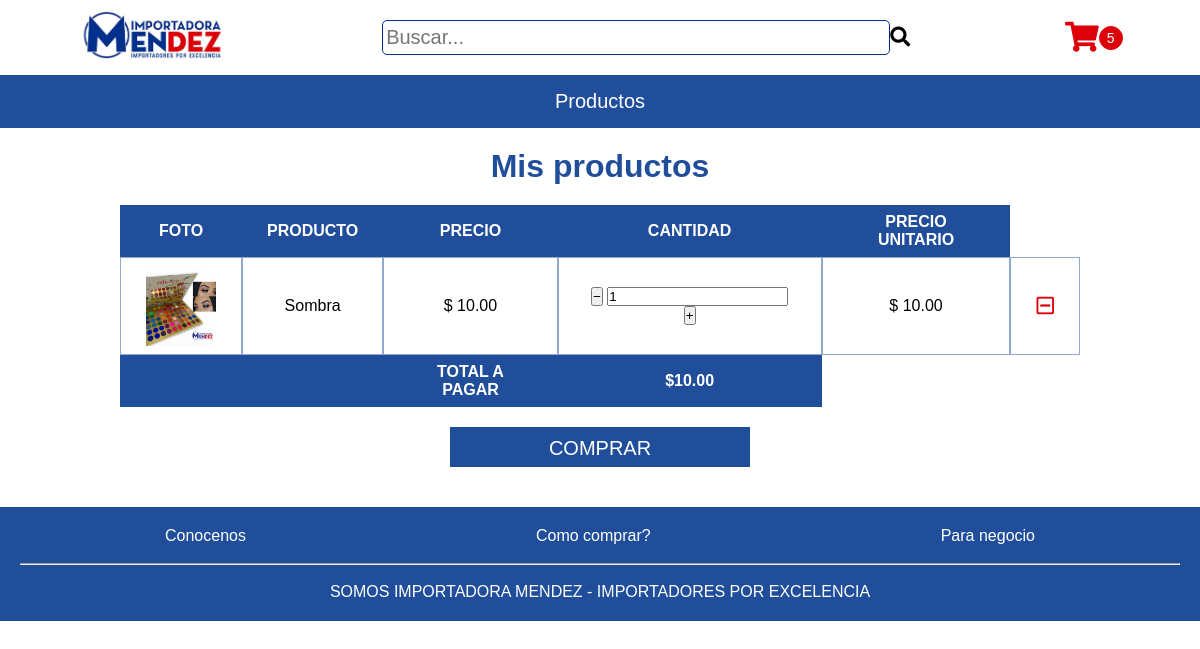
The app's page /cart.php?id=1 with its own data.
### tables this page shows
CREATE TABLE `producto` (
  `codigoProducto` int(11) NOT NULL,
  `nombreProducto` varchar(45) DEFAULT NULL,
  `descripcionProducto` longtext DEFAULT NULL,
  `precioProducto` double DEFAULT NULL,
  `cantidadProducto` int(11) DEFAULT NULL,
  `marcaProducto` varchar(45) DEFAULT NULL,
  `CATEGORIA_codigoCategoria` int(11) NOT NULL,
  `fotoProducto` varchar(500) DEFAULT NULL
);

### config/sql_class.php (called while the page is built, shortened)
<?php
    class sql_class{
        private $bd;
        public function __construct() {
            $this->bd = new mysqli(SERVIDOR, USUARIO, CLAVE, BDD);
            $this->bd->set_charset('utf8');
        }
        public function ConsultarIdProducto($cod_pro){
            $resultado = $this->bd->query("SELECT * FROM producto WHERE codigoProducto = '$cod_pro'");
            return $resultado;
        }
    }
?>

### cart.php (the view, shortened to what this page needs)
<?php
    require_once 'config/sql_class.php';
    $cart_class = new sql_class();
   $id = $_GET['id'];
    if (isset($_SESSION['car'])){
        $arreglo = $_SESSION['car'];
        $find=false;
        $num = 0;
        for($i=0; $i<count($arreglo); $i++){
            if($arreglo[$i]['Codigo'] == $id){
                $find = true;
                $num = $i;
            }
        }
        if($find == true){
            $arreglo[$num]['Cantidad']=$arreglo[$num]['Cantidad']+1;
            $_SESSION['car']=$arreglo;
        }else{
            $nombre = "";
            $precio = "";
            $foto = "";
            $result = $cart_class-> ConsultarIdProducto($id);
            $fila = mysqli_fetch_row($result);
            $nombre = $fila[1];
            $precio = $fila[3];
            $foto = $fila[7];
            $newArreglo = array(
                'Codigo' => $id,
                'Nombre' => $nombre,
                'Precio' => $precio,
                'Foto' => $foto,
                'Cantidad' => 1
            );
            array_push($arreglo, $newArreglo);
            $_SESSION['car'] = $arreglo;
        }
    }else{
        if(isset($_GET['id'])){
            $result = $cart_class-> ConsultarIdProducto($id);
            $fila = mysqli_fetch_row($result);
            $nombre = $fila[1];
            $precio = $fila[3];
            $foto = $fila[7];
            $arreglo[] = array(
                'Codigo' => $id,
                'Nombre' => $nombre,
                'Precio' => $precio,
                'Foto' => $foto,
                'Cantidad' => 1
            );
        }
    }
?>
<!DOCTYPE html>
<html lang="en">
<head>
    <link rel="stylesheet" href="src/assets/style/general.css">
    <link rel="stylesheet" href="src/assets/style/cart.css">
    <link rel="stylesheet" href="src/assets/style/footer.css">
    <link rel="stylesheet" href="src/assets/style/menu.css">
<link rel="stylesheet" href="https://use.fontawesome.com/releases/v5.6.3/css/all.css">
</head>
<body>
    <?php
        require_once 'src/include/menu.php'
    ?>
    <div id="content">
    <h1>Mis productos</h1>
<table>
    <thead>
        <th>FOTO</th>
        <th>PRODUCTO</th>
        <th>PRECIO</th>
        <th>CANTIDAD</th>
        <th>PRECIO UNITARIO</th>
    </thead>
    <tbody>
    <?php
    $preciott = 0;
    if(isset($_SESSION['car'])){
            $arregloCart = $_SESSION['car'];
            for($i=0; $i<count($arregloCart);$i++){
    $preciott = $preciott + ($arregloCart[$i]['Precio'] * $arregloCart[$i]['Cantidad']);
    ?>
        <tr>
            <td><img id="img-tab" src="src/assets/img/catalogo/<?php  echo $arregloCart[$i]['Foto'] ?>" alt="foto producto"></td>
            <td> <?php echo $arregloCart[$i]['Nombre']; ?> </td>
            <td> $ <?php echo number_format($arregloCart[$i]['Precio'], 2 , '.', ''); ?></td>
            <td>
                <button>&minus;</button>
                <input id="txtCant" type="text" value="<?php echo $arregloCart[$i]['Cantidad']; ?>" class="txtCantidad" data-precio="<?php echo $arregloCart[$i]['Precio'];?>" data-id="<?php echo $arregloCart[$i]['Codigo']; ?>">
                <button>&plus;</button>
            </td>
            <td class="cant<?php echo $arregloCart[$i]['Codigo'];?>">
                $ <?php echo number_format($arreglo[$i]['Precio'] * $arreglo[$i]['Cantidad'], 2, '.', '')?></td>
            <td><a href="#" id="delete" data-id="<?php echo $arregloCart[$i]['Codigo'];?> "><i class="far fa-minus-square" ></i></a></td>
        </tr>
    <?php } } ?>
    </tbody>
    <tfoot>
        <tr>
            <th></th>
            <th></th>
            <th>TOTAL A PAGAR</th>
            <th>$<?php echo number_format($preciott, 2, '.', '') ?></th>
        </tr>
    </tfoot>
</table>
<a href="page-compra.php" id='btn-comprar'>COMPRAR</a>
    </div>
    <?php
        require_once 'src/include/footer.php'
    ?>
</body>
</html>

### src/assets/style/general.css (style rules this page uses)
* { margin: 0; padding: 0; font-family: Arial, Helvetica, sans-serif; }

### src/assets/style/cart.css (style rules this page uses)
h1 { text-align: center; padding: 20px; color: #214e9b; }
#content { width: 80%; margin: auto; padding-bottom: 40px; }
table { margin: auto; text-align: center; border-spacing: 0; }
th, td { padding-top: 8px; padding-bottom: 8px; padding-left: 25px; padding-right: 25px; }
th { background-color: #214e9b; color: white }
td { border: 1px solid #214e9b7e; }
#btn-comprar { text-decoration: none; text-align: center; display: block; margin: auto; width: 300px; height: 30px; font-size: 20px; border: none; background-color:#214e9b; color: white; margin-top: 20px; padding-top: 10px; }
#delete { font-size: 20px; color: #DD010B; }
#img-tab { display: block; width: 70px; height: 80px; }

### records on screen
producto: fotoProducto (picture), nombreProducto "Sombra", precioProducto "10.00", codigoProducto "1", $arreglo[$i]['Precio'] * $arreglo[$i]['Cantidad'] "10.00"

### other values on screen
$preciott "10.00"
